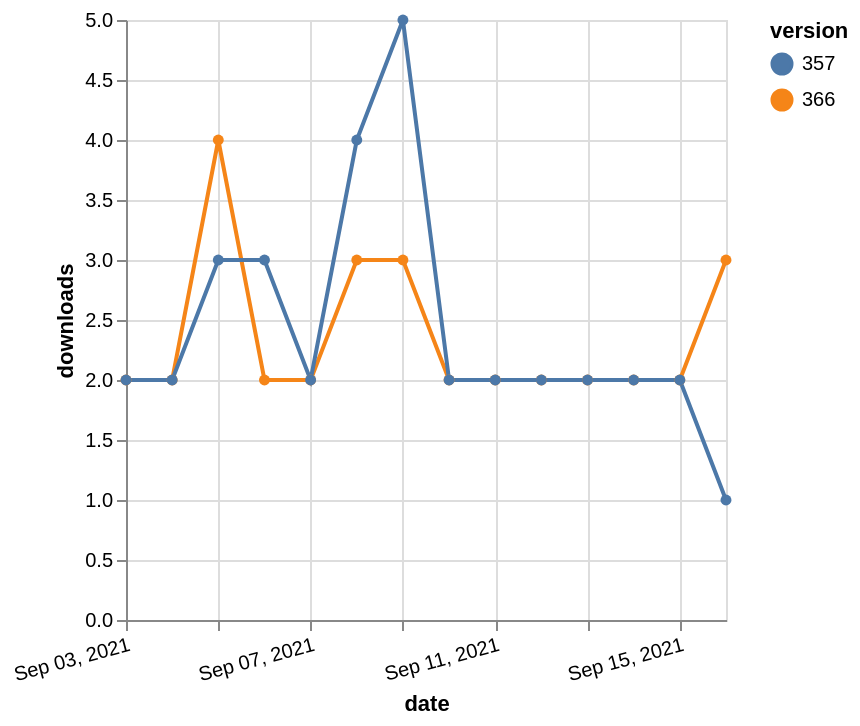

Vega-Lite specification stored for this chart:
### Vega-Lite specification from a JSON file in a GitHub repository (floating-point values rounded to 4 significant figures)
{"$schema": "https://vega.github.io/schema/vega-lite/v5.json", "description": "A simple bar chart with embedded data.", "data": {"values": [{"date": "2021-09-03", "total": 2309, "delta": 2, "version": "366"}, {"date": "2021-09-04", "total": 2311, "delta": 2, "version": "366"}, {"date": "2021-09-05", "total": 2315, "delta": 4, "version": "366"}, {"date": "2021-09-06", "total": 2317, "delta": 2, "version": "366"}, {"date": "2021-09-07", "total": 2319, "delta": 2, "version": "366"}, {"date": "2021-09-08", "total": 2322, "delta": 3, "version": "366"}, {"date": "2021-09-09", "total": 2325, "delta": 3, "version": "366"}, {"date": "2021-09-10", "total": 2327, "delta": 2, "version": "366"}, {"date": "2021-09-11", "total": 2329, "delta": 2, "version": "366"}, {"date": "2021-09-12", "total": 2331, "delta": 2, "version": "366"}, {"date": "2021-09-13", "total": 2333, "delta": 2, "version": "366"}, {"date": "2021-09-14", "total": 2335, "delta": 2, "version": "366"}, {"date": "2021-09-15", "total": 2337, "delta": 2, "version": "366"}, {"date": "2021-09-16", "total": 2340, "delta": 3, "version": "366"}, {"date": "2021-09-03", "total": 2856, "delta": 2, "version": "357"}, {"date": "2021-09-04", "total": 2858, "delta": 2, "version": "357"}, {"date": "2021-09-05", "total": 2861, "delta": 3, "version": "357"}, {"date": "2021-09-06", "total": 2864, "delta": 3, "version": "357"}, {"date": "2021-09-07", "total": 2866, "delta": 2, "version": "357"}, {"date": "2021-09-08", "total": 2870, "delta": 4, "version": "357"}, {"date": "2021-09-09", "total": 2875, "delta": 5, "version": "357"}, {"date": "2021-09-10", "total": 2877, "delta": 2, "version": "357"}, {"date": "2021-09-11", "total": 2879, "delta": 2, "version": "357"}, {"date": "2021-09-12", "total": 2881, "delta": 2, "version": "357"}, {"date": "2021-09-13", "total": 2883, "delta": 2, "version": "357"}, {"date": "2021-09-14", "total": 2885, "delta": 2, "version": "357"}, {"date": "2021-09-15", "total": 2887, "delta": 2, "version": "357"}, {"date": "2021-09-16", "total": 2888, "delta": 1, "version": "357"}]}, "width": "container", "mark": {"type": "line", "point": {"filled": true}}, "encoding": {"x": {"field": "date", "type": "temporal", "timeUnit": "yearmonthdate", "title": "date", "axis": {"labelAngle": -15}}, "y": {"field": "delta", "type": "quantitative", "title": "downloads"}, "color": {"field": "version", "type": "nominal"}, "tooltip": {"field": "delta"}}}
